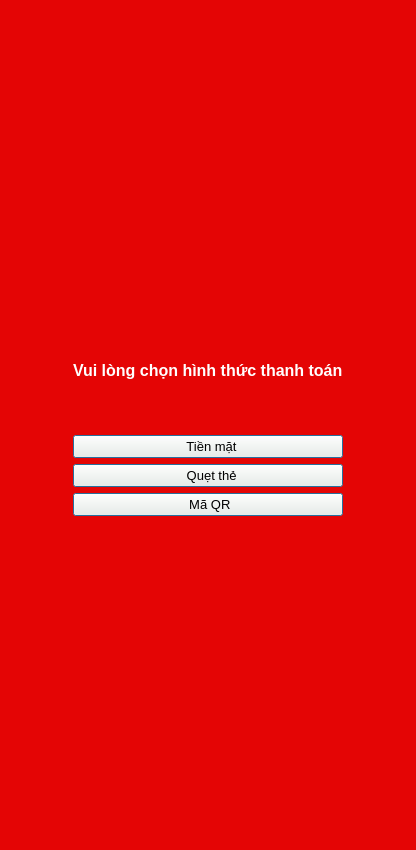
<?xml version="1.0" encoding="UTF-8"?>
<ui version="4.0">
 <class>MainWindow</class>
 <widget class="QMainWindow" name="MainWindow">
  <property name="windowModality">
   <enum>Qt::NonModal</enum>
  </property>
  <property name="enabled">
   <bool>true</bool>
  </property>
  <property name="geometry">
   <rect>
    <x>0</x>
    <y>0</y>
    <width>416</width>
    <height>850</height>
   </rect>
  </property>
  <property name="sizePolicy">
   <sizepolicy hsizetype="Preferred" vsizetype="Preferred">
    <horstretch>0</horstretch>
    <verstretch>0</verstretch>
   </sizepolicy>
  </property>
  <property name="font">
   <font>
    <family>Segoe UI</family>
   </font>
  </property>
  <property name="windowTitle">
   <string>MainWindow</string>
  </property>
  <property name="statusTip">
   <string extracomment="2"/>
  </property>
  <property name="layoutDirection">
   <enum>Qt::LeftToRight</enum>
  </property>
  <property name="styleSheet">
   <string notr="true">background-color: rgb(228, 5, 5);</string>
  </property>
  <property name="toolButtonStyle">
   <enum>Qt::ToolButtonTextUnderIcon</enum>
  </property>
  <property name="unifiedTitleAndToolBarOnMac">
   <bool>false</bool>
  </property>
  <widget class="QWidget" name="centralwidget">
   <layout class="QHBoxLayout" name="horizontalLayout">
    <item>
     <spacer name="horizontalSpacer">
      <property name="orientation">
       <enum>Qt::Horizontal</enum>
      </property>
      <property name="sizeHint" stdset="0">
       <size>
        <width>40</width>
        <height>20</height>
       </size>
      </property>
     </spacer>
    </item>
    <item>
     <layout class="QVBoxLayout" name="verticalLayout">
      <item>
       <spacer name="verticalSpacer">
        <property name="orientation">
         <enum>Qt::Vertical</enum>
        </property>
        <property name="sizeHint" stdset="0">
         <size>
          <width>20</width>
          <height>40</height>
         </size>
        </property>
       </spacer>
      </item>
      <item>
       <widget class="QLabel" name="label">
        <property name="font">
         <font>
          <family>Segoe UI</family>
          <pointsize>12</pointsize>
          <weight>75</weight>
          <bold>true</bold>
         </font>
        </property>
        <property name="styleSheet">
         <string notr="true">color: rgb(255, 255, 255);
</string>
        </property>
        <property name="text">
         <string>&lt;html&gt;&lt;head/&gt;&lt;body&gt;&lt;p&gt;&lt;br/&gt;&lt;/p&gt;&lt;p&gt;Vui lòng chọn hình thức thanh toán&lt;/p&gt;&lt;p&gt;&lt;br/&gt;&lt;/p&gt;&lt;/body&gt;&lt;/html&gt;</string>
        </property>
       </widget>
      </item>
      <item>
       <widget class="QPushButton" name="pushButton">
        <property name="font">
         <font>
          <pointsize>10</pointsize>
         </font>
        </property>
        <property name="styleSheet">
         <string notr="true">background-color: rgb(253, 247, 233);
border-color: rgb(255, 85, 0);</string>
        </property>
        <property name="text">
         <string>  Tiền mặt</string>
        </property>
        <property name="icon">
         <iconset>
          <normaloff>../images/290143_cash_money_payment_wallet_icon.png</normaloff>../images/290143_cash_money_payment_wallet_icon.png</iconset>
        </property>
        <property name="iconSize">
         <size>
          <width>100</width>
          <height>64</height>
         </size>
        </property>
        <property name="default">
         <bool>true</bool>
        </property>
        <property name="flat">
         <bool>false</bool>
        </property>
       </widget>
      </item>
      <item>
       <widget class="QPushButton" name="pushButton_2">
        <property name="font">
         <font>
          <pointsize>10</pointsize>
         </font>
        </property>
        <property name="styleSheet">
         <string notr="true">background-color: rgb(253, 247, 233);</string>
        </property>
        <property name="text">
         <string>  Quẹt thẻ</string>
        </property>
        <property name="icon">
         <iconset>
          <normaloff>../images/4230536_card_credit_payment_icon.png</normaloff>../images/4230536_card_credit_payment_icon.png</iconset>
        </property>
        <property name="iconSize">
         <size>
          <width>64</width>
          <height>64</height>
         </size>
        </property>
        <property name="default">
         <bool>true</bool>
        </property>
        <property name="flat">
         <bool>false</bool>
        </property>
       </widget>
      </item>
      <item>
       <widget class="QPushButton" name="pushButton_3">
        <property name="font">
         <font>
          <pointsize>10</pointsize>
         </font>
        </property>
        <property name="styleSheet">
         <string notr="true">background-color: rgb(253, 247, 233);</string>
        </property>
        <property name="text">
         <string> Mã QR</string>
        </property>
        <property name="icon">
         <iconset>
          <normaloff>../images/8956803_qr_code_digital_technology_ui_icon.png</normaloff>../images/8956803_qr_code_digital_technology_ui_icon.png</iconset>
        </property>
        <property name="iconSize">
         <size>
          <width>64</width>
          <height>64</height>
         </size>
        </property>
        <property name="default">
         <bool>true</bool>
        </property>
        <property name="flat">
         <bool>false</bool>
        </property>
       </widget>
      </item>
      <item>
       <spacer name="verticalSpacer_2">
        <property name="orientation">
         <enum>Qt::Vertical</enum>
        </property>
        <property name="sizeHint" stdset="0">
         <size>
          <width>20</width>
          <height>40</height>
         </size>
        </property>
       </spacer>
      </item>
     </layout>
    </item>
    <item>
     <spacer name="horizontalSpacer_2">
      <property name="orientation">
       <enum>Qt::Horizontal</enum>
      </property>
      <property name="sizeHint" stdset="0">
       <size>
        <width>40</width>
        <height>20</height>
       </size>
      </property>
     </spacer>
    </item>
   </layout>
  </widget>
  <widget class="QMenuBar" name="menubar">
   <property name="geometry">
    <rect>
     <x>0</x>
     <y>0</y>
     <width>416</width>
     <height>21</height>
    </rect>
   </property>
  </widget>
  <widget class="QStatusBar" name="statusbar"/>
 </widget>
 <resources/>
 <connections/>
</ui>
